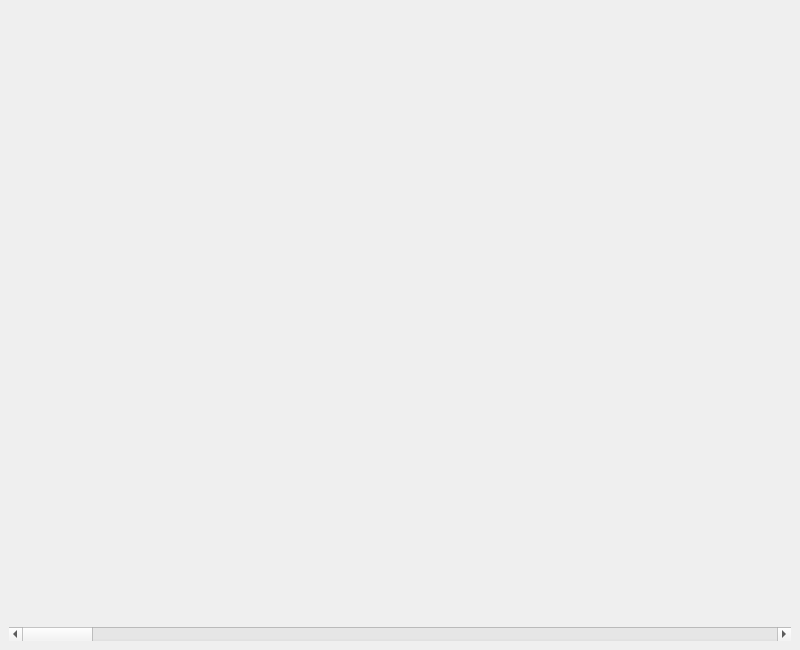
<?xml version="1.0" encoding="UTF-8"?>
<ui version="4.0">
 <class>MainWindow</class>
 <widget class="QMainWindow" name="MainWindow">
  <property name="geometry">
   <rect>
    <x>0</x>
    <y>0</y>
    <width>800</width>
    <height>650</height>
   </rect>
  </property>
  <property name="windowTitle">
   <string>MainWindow</string>
  </property>
  <widget class="QWidget" name="centralwidget">
   <layout class="QVBoxLayout" name="verticalLayout">
    <item>
     <widget class="Canvas" name="canvas" native="true"/>
    </item>
    <item>
     <widget class="QScrollBar" name="horizontalScrollBar">
      <property name="orientation">
       <enum>Qt::Horizontal</enum>
      </property>
     </widget>
    </item>
   </layout>
  </widget>
 </widget>
 <customwidgets>
  <customwidget>
   <class>Canvas</class>
   <extends>QWidget</extends>
   <header>../lib/canvas/Canvas.h</header>
   <container>1</container>
  </customwidget>
 </customwidgets>
 <resources/>
 <connections/>
</ui>
